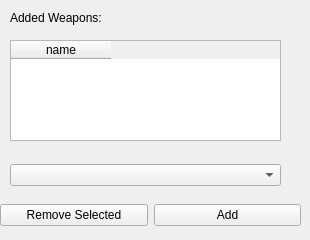
          <widget class="QWidget" name="tab_15">
           <attribute name="title">
            <string>Weapons</string>
           </attribute>
           <widget class="QWidget" name="horizontalLayoutWidget_5">
            <property name="geometry">
             <rect>
              <x>0</x>
              <y>200</y>
              <width>301</width>
              <height>31</height>
             </rect>
            </property>
            <layout class="QHBoxLayout" name="grid_addremove_3">
             <item>
              <widget class="QPushButton" name="pb_removewep_cck">
               <property name="text">
                <string>Remove Selected</string>
               </property>
              </widget>
             </item>
             <item>
              <widget class="QPushButton" name="pb_addwep_cck">
               <property name="text">
                <string>Add</string>
               </property>
              </widget>
             </item>
            </layout>
           </widget>
           <widget class="QWidget" name="gridLayoutWidget_26">
            <property name="geometry">
             <rect>
              <x>10</x>
              <y>160</y>
              <width>271</width>
              <height>31</height>
             </rect>
            </property>
            <layout class="QGridLayout" name="gridLayout_14">
             <item row="0" column="0">
              <widget class="QComboBox" name="box_weapons_cck"/>
             </item>
            </layout>
           </widget>
           <widget class="QTableWidget" name="tb_wep">
            <property name="geometry">
             <rect>
              <x>10</x>
              <y>40</y>
              <width>271</width>
              <height>101</height>
             </rect>
            </property>
            <property name="selectionBehavior">
             <enum>QAbstractItemView::SelectRows</enum>
            </property>
            <column>
             <property name="text">
              <string>name</string>
             </property>
            </column>
           </widget>
           <widget class="QLabel" name="lb_addedweps_3">
            <property name="geometry">
             <rect>
              <x>10</x>
              <y>10</y>
              <width>161</width>
              <height>16</height>
             </rect>
            </property>
            <property name="text">
             <string>Added Weapons:</string>
            </property>
           </widget>
          </widget>
